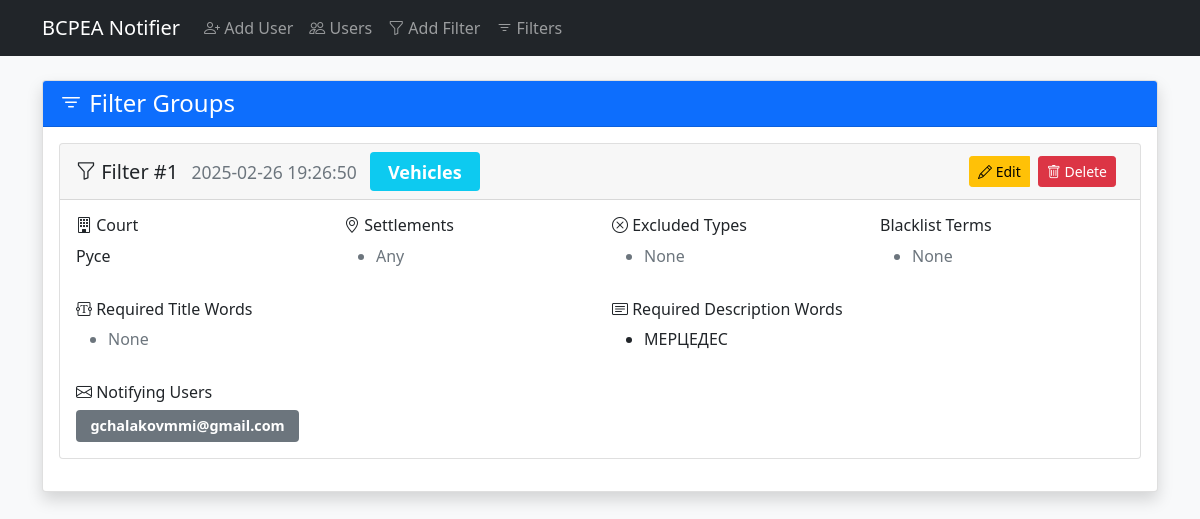
Screenshot of /filters with the database file from the repository.
### tables this page shows
CREATE TABLE filter_groups (
                id INTEGER PRIMARY KEY AUTOINCREMENT,
                type TEXT NOT NULL DEFAULT 'property',
                court INTEGER NOT NULL,
                settlements TEXT,
                excluded_property_types TEXT,
                blacklist TEXT,
                required_title_words TEXT,
                required_description_words TEXT,
                created_at DATETIME DEFAULT CURRENT_TIMESTAMP
            );

### app.py (the view)
@app.route('/filters')
def filters():
    db = get_db()
    filters = db.execute('''
        SELECT fg.*, group_concat(u.email, ', ') as users
        FROM filter_groups fg
        LEFT JOIN user_filters uf ON fg.id = uf.filter_group_id
        LEFT JOIN users u ON uf.user_id = u.id
        GROUP BY fg.id
        ORDER BY fg.created_at DESC
    ''').fetchall()
    return render_template('filters.html',
                         filters=filters,
                         court_choices=dict(COURT_CHOICES),
                         filter_types=dict(FILTER_TYPES))

### app.py (called while the page is built)
def get_db():
    db = getattr(g, '_database', None)
    if db is None:
        db = g._database = sqlite3.connect(DATABASE)
        db.row_factory = sqlite3.Row
    return db

@app.teardown_appcontext
def close_connection(exception):
    db = getattr(g, '_database', None)
    if db is not None:
        db.close()

### templates/filters.html (shortened to what this page needs)
{% extends "base.html" %}
{% block content %}
<div class="card shadow">
    <div class="card-header bg-primary text-white">
        <h4 class="mb-0"><i class="bi bi-filter"></i> Filter Groups</h4>
    </div>
    <div class="card-body">
        {% for fg in filters %}
            <div class="card mb-3">
                <div class="card-header d-flex justify-content-between align-items-center">
                    <h5 class="mb-0">
                        <i class="bi bi-funnel"></i> Filter #{{ fg.id }}
                        <small class="text-muted ms-2">{{ fg.created_at }}</small>
                        <span class="badge bg-info ms-2">{{ filter_types[fg.type] }}</span>
                    </h5>
                    <div class="btn-group">
                        <a href="{{ url_for('edit_filter', filter_id=fg.id) }}" class="btn btn-warning btn-sm me-2">
                            <i class="bi bi-pencil"></i> Edit
                        </a>
                        <form method="POST" action="{{ url_for('delete_filter', filter_id=fg.id) }}">
                            <button type="submit" class="btn btn-danger btn-sm">
                                <i class="bi bi-trash"></i> Delete
                            </button>
                        </form>
                    </div>
                </div>
                <div class="card-body">
                    <div class="row">
                        <div class="col-md-3">
                            <h6><i class="bi bi-building"></i> Court</h6>
                            <p>{{ court_choices.get(fg.court|int, 'Unknown Court') }}</p>
                        </div>
                        <div class="col-md-3">
                            <h6><i class="bi bi-geo-alt"></i> Settlements</h6>
                            <ul>
                                {% if fg.settlements %}
                                    {% for s in fg.settlements.split(',') %}
                                        <li>{{ s }}</li>
                                    {% endfor %}
                                {% else %}
                                    <li class="text-muted">Any</li>
                                {% endif %}
                            </ul>
                        </div>
                        <div class="col-md-3">
                            <h6><i class="bi bi-x-circle"></i> Excluded Types</h6>
                            <ul>
                                {% if fg.excluded_property_types %}
                                    {% for e in fg.excluded_property_types.split(',') %}
                                        <li>{{ e }}</li>
                                    {% endfor %}
                                {% else %}
                                    <li class="text-muted">None</li>
                                {% endif %}
                            </ul>
                        </div>
                        <div class="col-md-3">
                            <h6> Blacklist Terms</h6>
                            <ul>
                                {% if fg.blacklist %}
                                    {% for b in fg.blacklist.split(',') %}
                                        <li>{{ b }}</li>
                                    {% endfor %}
                                {% else %}
                                    <li class="text-muted">None</li>
                                {% endif %}
                            </ul>
                        </div>
                    </div>
                    <div class="row mt-3">
                        <div class="col-md-6">
                            <h6><i class="bi bi-textarea-t"></i> Required Title Words</h6>
                            <ul>
                                {% if fg.required_title_words %}
                                    {% for w in fg.required_title_words.split(',') %}
                                        <li>{{ w }}</li>
                                    {% endfor %}
                                {% else %}
                                    <li class="text-muted">None</li>
                                {% endif %}
                            </ul>
                        </div>
                        <div class="col-md-6">
                            <h6><i class="bi bi-card-text"></i> Required Description Words</h6>
                            <ul>
                                {% if fg.required_description_words %}
                                    {% for w in fg.required_description_words.split(',') %}
                                        <li>{{ w }}</li>
                                    {% endfor %}
                                {% else %}
                                    <li class="text-muted">None</li>
                                {% endif %}
                            </ul>
                        </div>
                    </div>
                    <div class="mt-3">
                        <h6><i class="bi bi-envelope"></i> Notifying Users</h6>
                        <div class="d-flex flex-wrap gap-2">
                            {% if fg.users %}
                                {% for email in fg.users.split(', ') %}
                                    <span class="badge bg-secondary">{{ email }}</span>
                                {% endfor %}
                            {% else %}
                                <span class="text-muted">No users assigned</span>
                            {% endif %}
                        </div>
                    </div>
                </div>
            </div>
        {% else %}
            <div class="alert alert-info">No filter groups found</div>
        {% endfor %}
    </div>
</div>
{% endblock %}

### static/css/style.css (style rules this page uses)
.badge { font-size: 0.9em; padding: 0.6em 1em; }
.btn { margin-right: 0.5rem; }

### rows the page displays
filter_groups: id "1", created_at "2025-02-26 19:26:50", type "Vehicles", get "Русе", required_description_words "МЕРЦЕДЕС", email "gchalakovmmi@gmail.com"
